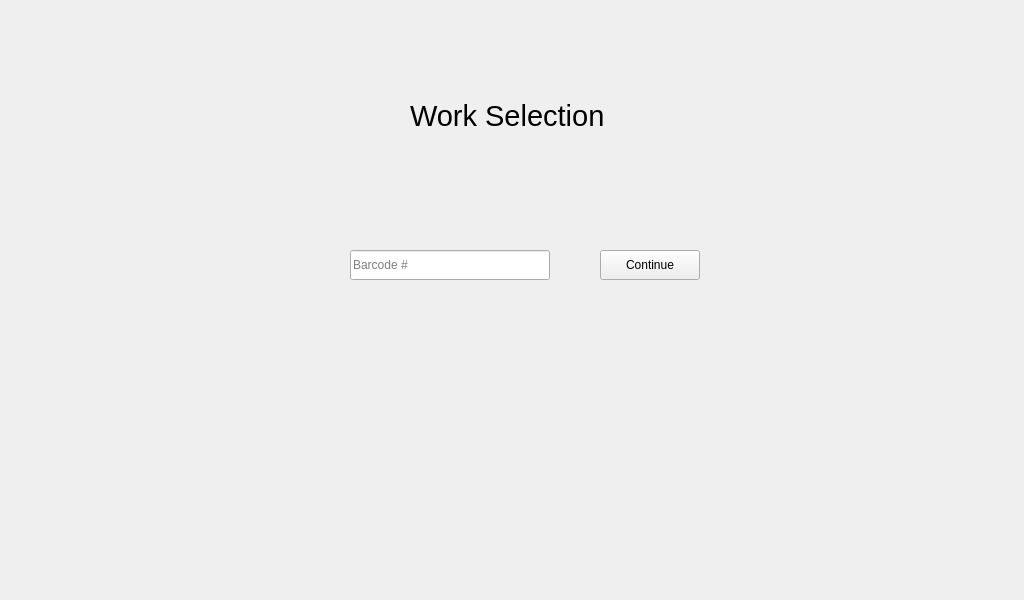
<?xml version="1.0" encoding="UTF-8"?>
<ui version="4.0">
 <class>Employee</class>
 <widget class="QWidget" name="Employee">
  <property name="geometry">
   <rect>
    <x>0</x>
    <y>0</y>
    <width>1024</width>
    <height>600</height>
   </rect>
  </property>
  <property name="maximumSize">
   <size>
    <width>1024</width>
    <height>600</height>
   </size>
  </property>
  <property name="windowTitle">
   <string>Form</string>
  </property>
  <widget class="QLineEdit" name="employee_barcode">
   <property name="geometry">
    <rect>
     <x>350</x>
     <y>250</y>
     <width>200</width>
     <height>30</height>
    </rect>
   </property>
   <property name="minimumSize">
    <size>
     <width>0</width>
     <height>0</height>
    </size>
   </property>
   <property name="placeholderText">
    <string>Barcode #</string>
   </property>
  </widget>
  <widget class="QPushButton" name="employee_continue">
   <property name="geometry">
    <rect>
     <x>600</x>
     <y>250</y>
     <width>100</width>
     <height>30</height>
    </rect>
   </property>
   <property name="text">
    <string>Continue</string>
   </property>
  </widget>
  <widget class="QLabel" name="employee_workstation">
   <property name="geometry">
    <rect>
     <x>410</x>
     <y>70</y>
     <width>301</width>
     <height>91</height>
    </rect>
   </property>
   <property name="font">
    <font>
     <pointsize>22</pointsize>
    </font>
   </property>
   <property name="text">
    <string>Work Selection</string>
   </property>
  </widget>
  <widget class="QPushButton" name="employee_close">
   <property name="geometry">
    <rect>
     <x>960</x>
     <y>28</y>
     <width>20</width>
     <height>20</height>
    </rect>
   </property>
   <property name="styleSheet">
    <string notr="true">QPushButton{
	border:none;
	height: 35px;
background-image:None;
border-color:None;
}
QPushButton:hover{
	padding-bottom:5px;
}</string>
   </property>
   <property name="text">
    <string/>
   </property>
   <property name="icon">
    <iconset resource="resource.qrc">
     <normaloff>:/icons/icons/close_button.jpg</normaloff>:/icons/icons/close_button.jpg</iconset>
   </property>
  </widget>
 </widget>
 <resources>
  <include location="resource.qrc"/>
 </resources>
 <connections/>
</ui>
